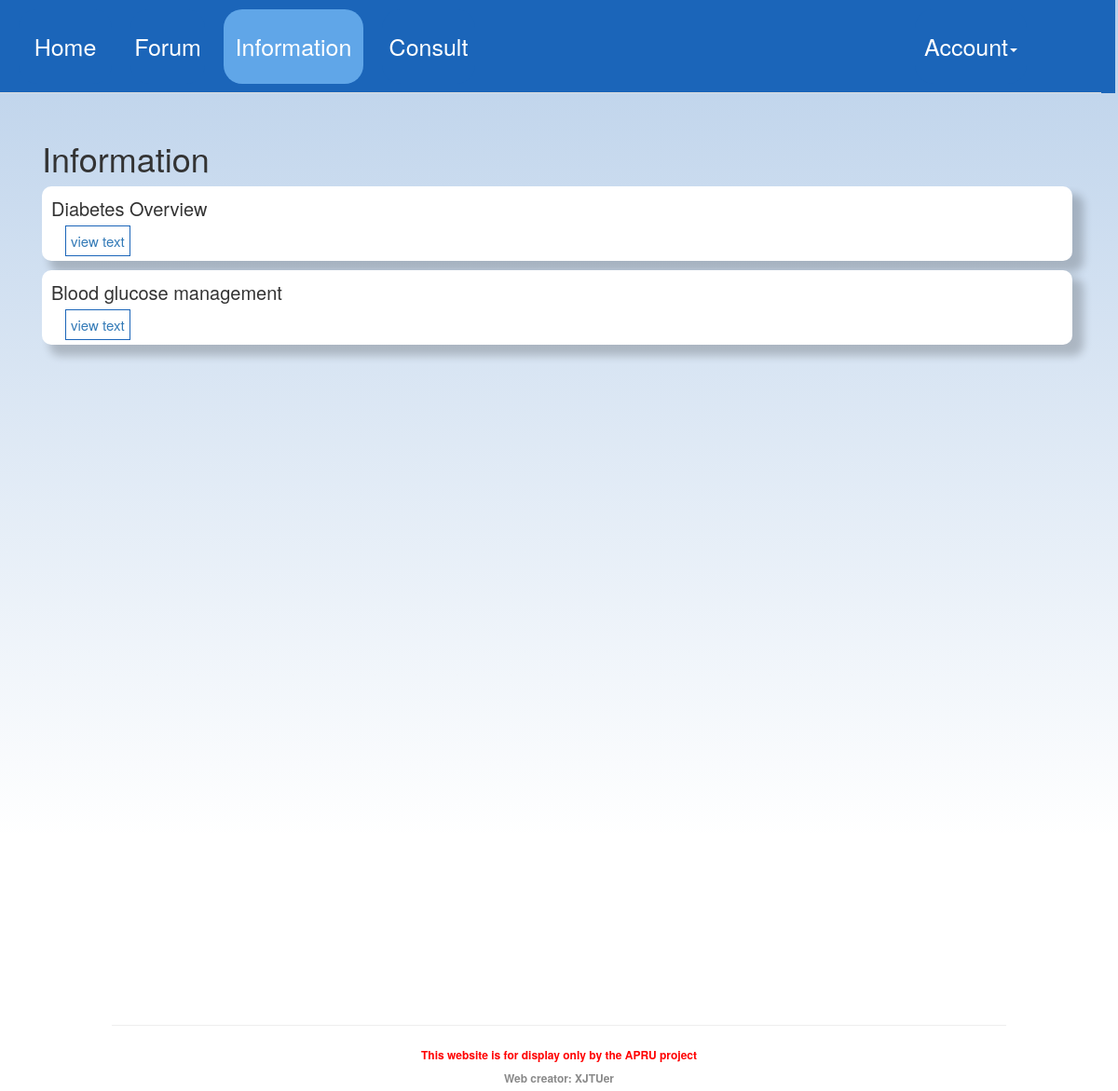
The page /info on the database as committed earlier.
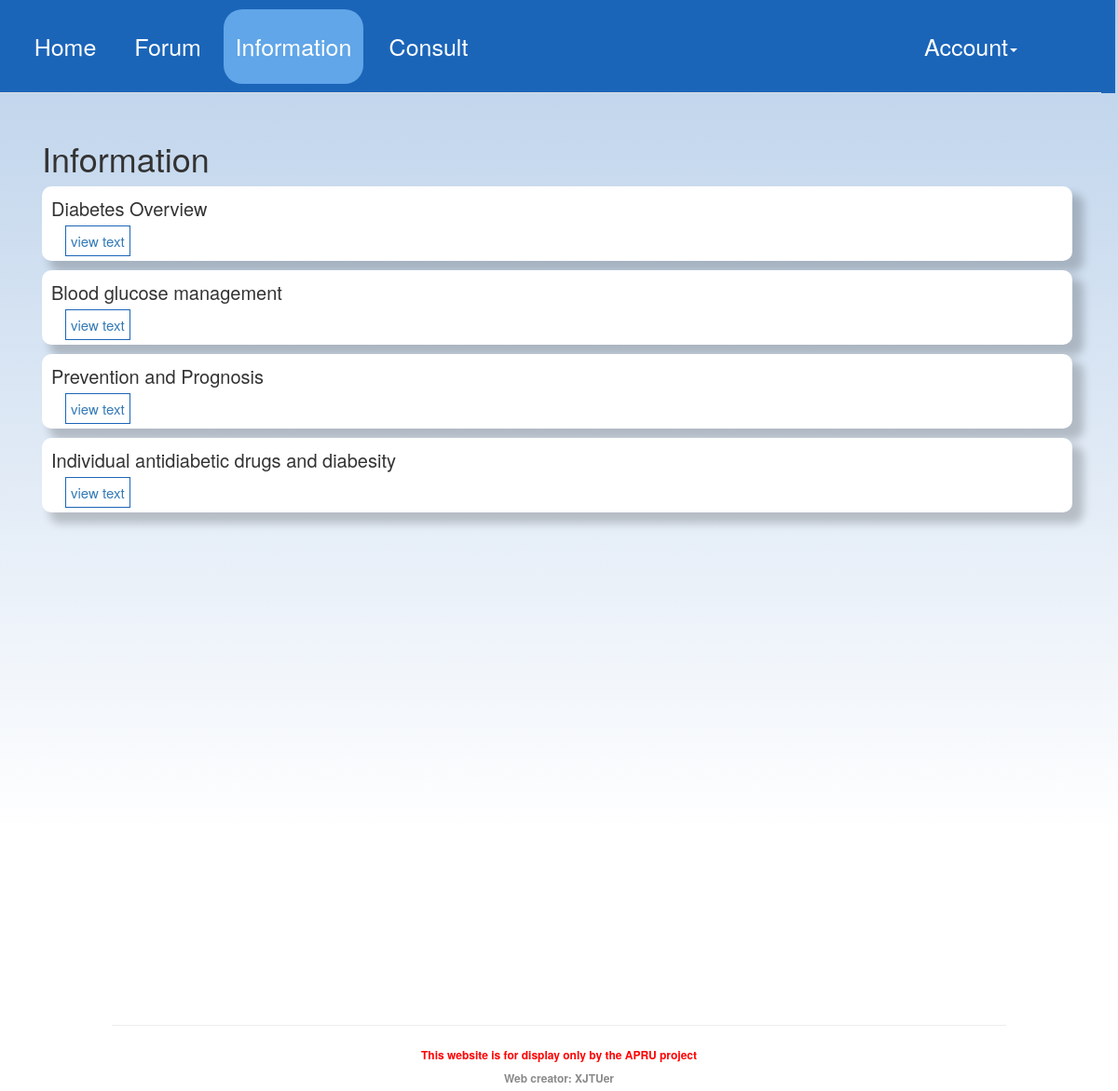
The same page on the database as committed later.
### appdir/models.py (models this page shows)
class Article(db.Model):
    id = db.Column(db.Integer, primary_key=True)
    path = db.Column(db.String(100), index=True)
    title = db.Column(db.String(100), index=True)

### appdir/routes.py (the view)
@app.route('/info', methods=['GET', 'POST'])
def info():  # put application's code here
    return render_template('info.html', articles=get_all_articles())

### appdir/utils/util.py (called while the page is built)
def get_all_articles():
    datas = Article.query.all()
    resultList = []
    for data in datas:
        resultList.append({
            'id': data.id,
            'title': data.title,
            'path': data.path
        })
    return resultList

### appdir/templates/info.html (shortened to what this page needs)
{% extends 'base.html' %}
{% block content %}
    <link href="../static/css/forum.css" media="all" rel="stylesheet" type="text/css">
    <div class="container">
        <h1 style="margin-top:150px;margin-left:30px;">Information</h1>
        <div class="forum-container">
            <div class="left_row">
                <div class="forum-info">
                    {% for article in articles %}
                        <div class="forum-msg">
                            <div class="content">
                                <div class="title">{{ article.title }}</div>
                                <div class="otherItem">
                                    <a class="check-answer" href="/article{{ article.id }}">view text</a>
                                </div>
                            </div>
                        </div>
                    {% endfor %}
                </div>
            </div>
        </div>
    </div>
{% endblock %}

Rows that differ between the two databases and show on the page:
added Article: title "Prevention and Prognosis"
added Article: title "Individual antidiabetic drugs and diabesity"
